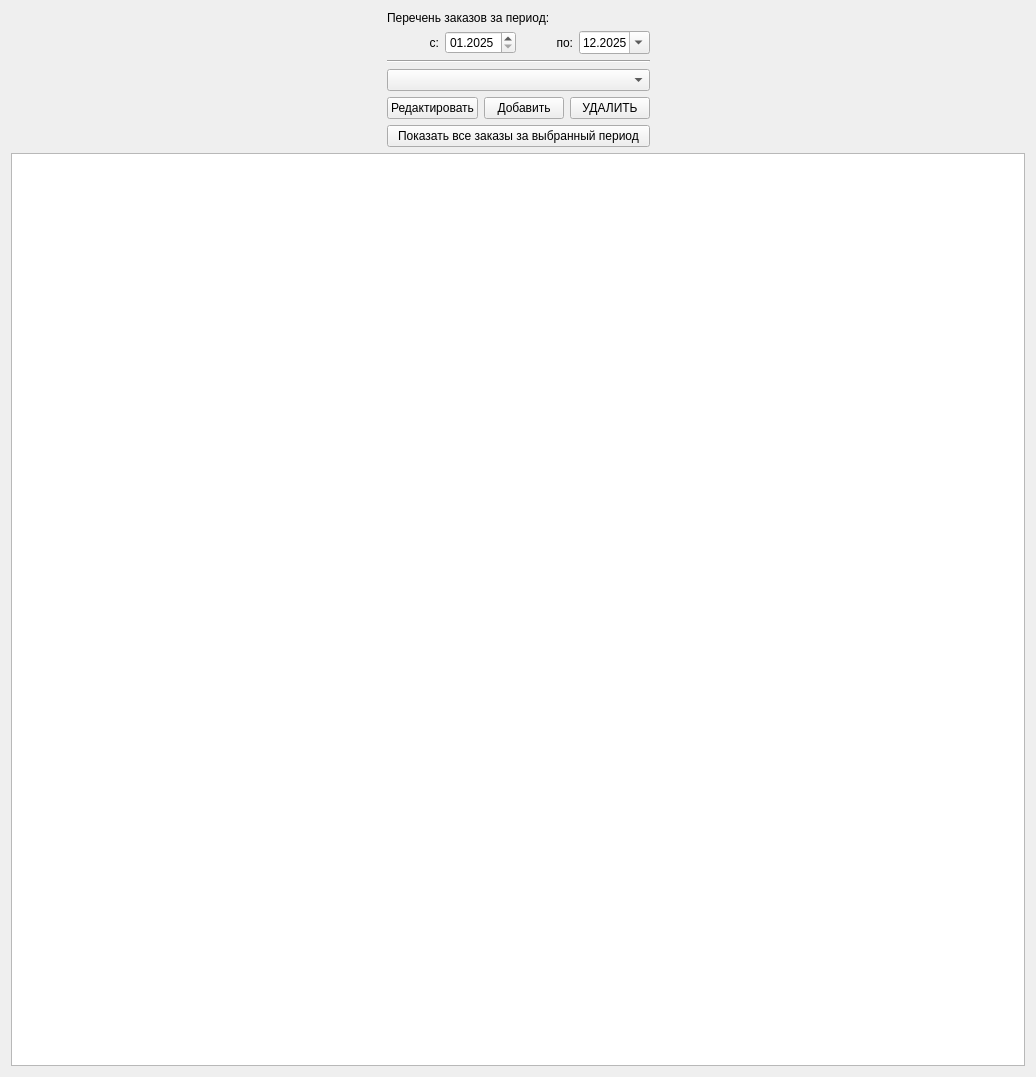
<?xml version="1.0" encoding="UTF-8"?>
<ui version="4.0">
 <class>OrderReportWidget</class>
 <widget class="QWidget" name="OrderReportWidget">
  <property name="geometry">
   <rect>
    <x>0</x>
    <y>0</y>
    <width>1036</width>
    <height>1077</height>
   </rect>
  </property>
  <property name="windowTitle">
   <string>Form</string>
  </property>
  <layout class="QVBoxLayout" name="verticalLayout_3">
   <item>
    <layout class="QVBoxLayout" name="verticalLayout_2">
     <item>
      <layout class="QHBoxLayout" name="horizontalLayout_3">
       <item>
        <spacer name="horizontalSpacer_3">
         <property name="orientation">
          <enum>Qt::Orientation::Horizontal</enum>
         </property>
         <property name="sizeHint" stdset="0">
          <size>
           <width>48</width>
           <height>20</height>
          </size>
         </property>
        </spacer>
       </item>
       <item>
        <layout class="QVBoxLayout" name="verticalLayout">
         <item>
          <widget class="QLabel" name="label_company_name">
           <property name="text">
            <string>Перечень заказов за период:</string>
           </property>
          </widget>
         </item>
         <item>
          <layout class="QHBoxLayout" name="horizontalLayout">
           <item>
            <widget class="QLabel" name="label_prefix_start_period">
             <property name="text">
              <string>с:</string>
             </property>
             <property name="alignment">
              <set>Qt::AlignmentFlag::AlignRight|Qt::AlignmentFlag::AlignTrailing|Qt::AlignmentFlag::AlignVCenter</set>
             </property>
            </widget>
           </item>
           <item>
            <widget class="QDateEdit" name="dateEdit_start_period">
             <property name="frame">
              <bool>true</bool>
             </property>
             <property name="accelerated">
              <bool>false</bool>
             </property>
             <property name="keyboardTracking">
              <bool>true</bool>
             </property>
             <property name="showGroupSeparator" stdset="0">
              <bool>true</bool>
             </property>
             <property name="currentSection">
              <enum>QDateTimeEdit::Section::MonthSection</enum>
             </property>
             <property name="displayFormat">
              <string>MM.yyyy</string>
             </property>
             <property name="calendarPopup">
              <bool>false</bool>
             </property>
             <property name="currentSectionIndex">
              <number>0</number>
             </property>
             <property name="date">
              <date>
               <year>2025</year>
               <month>1</month>
               <day>1</day>
              </date>
             </property>
            </widget>
           </item>
           <item>
            <widget class="QLabel" name="label_prefix_end_period">
             <property name="text">
              <string>по:</string>
             </property>
             <property name="alignment">
              <set>Qt::AlignmentFlag::AlignRight|Qt::AlignmentFlag::AlignTrailing|Qt::AlignmentFlag::AlignVCenter</set>
             </property>
            </widget>
           </item>
           <item>
            <widget class="QDateEdit" name="dateEdit_end_period">
             <property name="keyboardTracking">
              <bool>true</bool>
             </property>
             <property name="showGroupSeparator" stdset="0">
              <bool>true</bool>
             </property>
             <property name="currentSection">
              <enum>QDateTimeEdit::Section::MonthSection</enum>
             </property>
             <property name="displayFormat">
              <string>MM.yyyy</string>
             </property>
             <property name="calendarPopup">
              <bool>true</bool>
             </property>
             <property name="date">
              <date>
               <year>2025</year>
               <month>12</month>
               <day>1</day>
              </date>
             </property>
            </widget>
           </item>
          </layout>
         </item>
         <item>
          <widget class="Line" name="line">
           <property name="orientation">
            <enum>Qt::Orientation::Horizontal</enum>
           </property>
          </widget>
         </item>
         <item>
          <widget class="QComboBox" name="comboBox_order_list"/>
         </item>
         <item>
          <layout class="QHBoxLayout" name="horizontalLayout_2">
           <item>
            <widget class="QPushButton" name="pushButton_edit_order">
             <property name="text">
              <string>Редактировать</string>
             </property>
            </widget>
           </item>
           <item>
            <widget class="QPushButton" name="pushButton_add_order">
             <property name="text">
              <string>Добавить</string>
             </property>
            </widget>
           </item>
           <item>
            <widget class="QPushButton" name="pushButton_delete_order">
             <property name="text">
              <string>УДАЛИТЬ</string>
             </property>
            </widget>
           </item>
          </layout>
         </item>
         <item>
          <widget class="QPushButton" name="pushButton_show_all_orders">
           <property name="text">
            <string>Показать все заказы за выбранный период</string>
           </property>
          </widget>
         </item>
        </layout>
       </item>
       <item>
        <spacer name="horizontalSpacer_2">
         <property name="orientation">
          <enum>Qt::Orientation::Horizontal</enum>
         </property>
         <property name="sizeHint" stdset="0">
          <size>
           <width>40</width>
           <height>20</height>
          </size>
         </property>
        </spacer>
       </item>
      </layout>
     </item>
     <item>
      <widget class="QTableWidget" name="tableWidget_order_data_table"/>
     </item>
    </layout>
   </item>
  </layout>
 </widget>
 <resources/>
 <connections/>
</ui>
